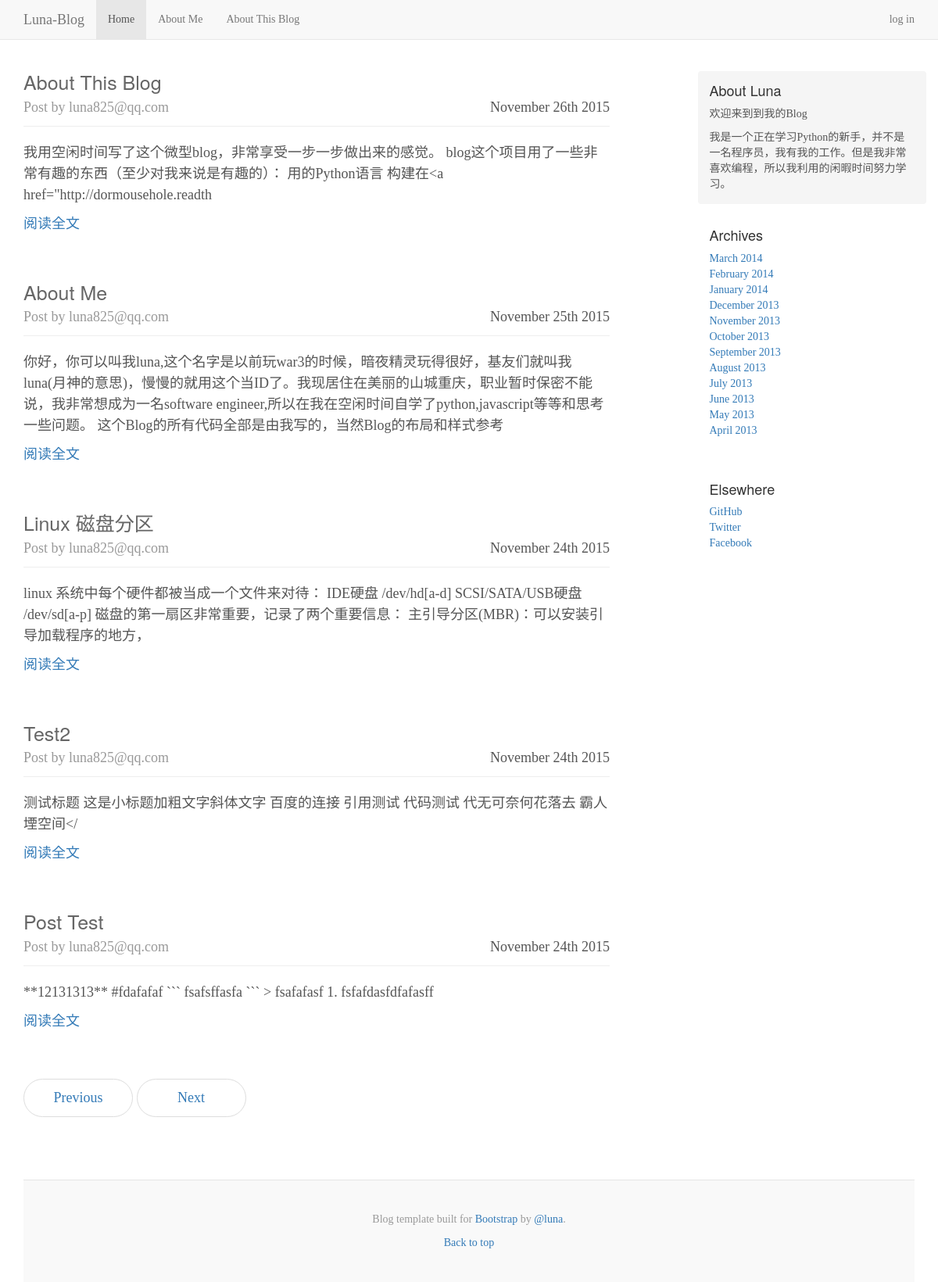
Before: / with the older database file.
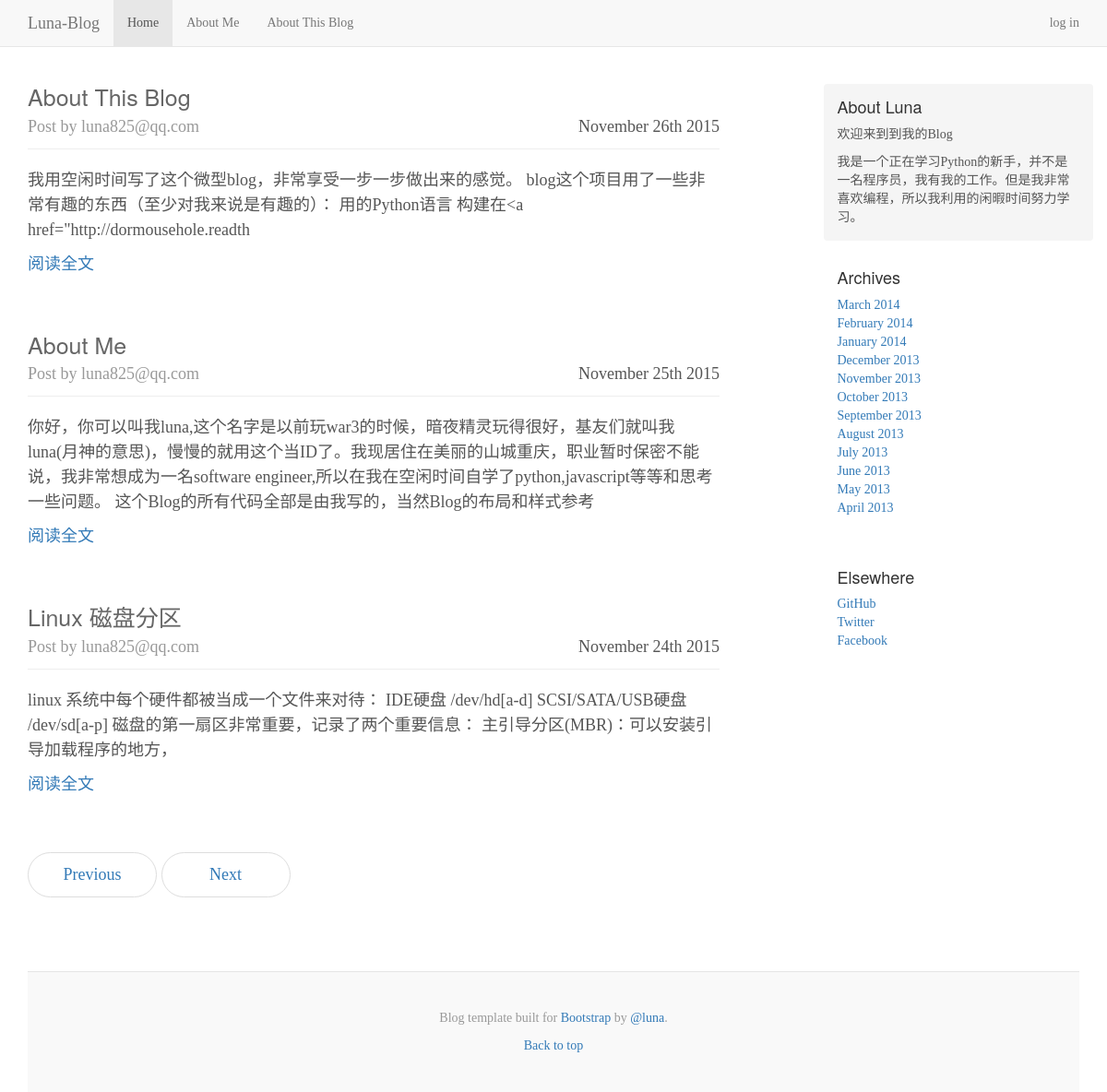
After: the same page with the newer database file.
### app/models.py (models this page shows, shortened)
class Post(db.Model):
	__tablename__ = 'posts'
	id = db.Column(db.Integer,primary_key=True)
	title=db.Column(db.String(128),index=True)
	body = db.Column(db.Text)
	body_html = db.Column(db.Text)
	timestamp = db.Column(db.DateTime,index = True,default=datetime.utcnow)
	author_id = db.Column(db.Integer,db.ForeignKey('administors.id'))

class Administor(db.Model,UserMixin):
	__tablename__ = 'administors'
	id = db.Column(db.Integer,primary_key=True)
	email = db.Column(db.String(64),unique=True,index=True)
	password_hash = db.Column(db.String(128))
	name = db.Column(db.String(64))
	location = db.Column(db.String(64))
	about_me = db.Column(db.Text())
	posts = db.relationship('Post',backref='author',lazy='dynamic')
	@property
	def password(self):
		raise AttributeError('不能读取密码！')

### app/main/views.py (the view)
@main.route('/')
def index():
	posts = Post.query.order_by(Post.timestamp.desc()).all()
	return render_template('index.html',posts=posts,digest=True)

### app/templates/index.html
{% extends "base.html" %}
{% block page_content %}
<div class="col-sm-8 blog-main">
{% include "_posts.html" %}
  <nav>
    <ul class="pager">
      <li><a href="#">Previous</a></li>
      <li><a href="#">Next</a></li>
    </ul>
  </nav>
</div>
{% endblock %}

### app/templates/base.html (shortened to what this page needs)
{% extends "bootstrap/base.html" %}
{% block head%}
{{super()}}
<link rel="stylesheet" href="{{url_for('static',filename='blog.css')}}">
{% endblock %}
{% block navbar %}
    <nav class="navbar navbar-default navbar-static-top">
      <div class="container">
        <div class="navbar-header">
          <a class="navbar-brand" href="{{url_for('main.index')}}">Luna-Blog</a>
        </div>
        <div id="navbar" class="navbar-collapse collapse">
          <ul id="navbar-link" class="nav navbar-nav">
            <li><a href="{{url_for('main.index')}}">Home</a></li>
            <li><a href="{{url_for('main.post_about',title='about-me')}}">About Me</a></li>
            <li><a href="{{url_for('main.post_about',title='about-this-blog')}}">About This Blog</a></li>
          </ul>
          <ul class="nav navbar-nav navbar-right">
          {% if current_user.is_authenticated %}
          <li class="dropdown">
           <a href="#" class="dropdown-toggle" data-toggle="dropdown" role="button" aria-haspopup="true" aria-expanded="false">Account<span class="caret"></span></a>
            <ul class="dropdown-menu">
              <li><a href="{{url_for('admin.post')}}">写文章</a></li>
              <li><a href="{{url_for('admin.logout')}}">log out</a></li>
            </ul>
          </li>
          {%else%}
            <li><a href="{{url_for('admin.login')}}">log in</a></li>
          {%endif%}
          </ul>
        </div>
      </div>
    </nav>
{% endblock %}
{% block content %}
<div class="container">
 <div class="blog-header">
      <div class="row">
      {%block page_content%} {% endblock %}
      {% block sider_bar %}
        <div class="col-sm-3 col-sm-offset-1 blog-sidebar">
          <div class="sidebar-module sidebar-module-inset">
            <h4>About Luna</h4>
            <p>欢迎来到到我的Blog</p>
            <p>我是一个正在学习Python的新手，并不是一名程序员，我有我的工作。但是我非常喜欢编程，所以我利用的闲暇时间努力学习。</p>
          </div>
          <div class="sidebar-module">
            <h4>Archives</h4>
            <ol class="list-unstyled">
              <li><a href="#">March 2014</a></li>
              <li><a href="#">February 2014</a></li>
              <li><a href="#">January 2014</a></li>
              <li><a href="#">December 2013</a></li>
              <li><a href="#">November 2013</a></li>
              <li><a href="#">October 2013</a></li>
              <li><a href="#">September 2013</a></li>
              <li><a href="#">August 2013</a></li>
              <li><a href="#">July 2013</a></li>
              <li><a href="#">June 2013</a></li>
              <li><a href="#">May 2013</a></li>
              <li><a href="#">April 2013</a></li>
            </ol>
          </div>
          <div class="sidebar-module">
            <h4>Elsewhere</h4>
            <ol class="list-unstyled">
              <li><a href="#">GitHub</a></li>
              <li><a href="#">Twitter</a></li>
              <li><a href="#">Facebook</a></li>
            </ol>
          </div>
        </div>
      </div>
    </div>
    <footer class="blog-footer">
      <p>Blog template built for <a href="http://www.bootcss.com/">Bootstrap</a> by <a href="#">@luna</a>.</p>
      <p>
        <a href="#">Back to top</a>
      </p>
    </footer>
</div>
{%endblock%}
{% endblock %}

### app/templates/_posts.html
{% for post in posts %}
<div class="blog-post">
	<div class="blog-head">
    <h2 class="blog-post-title"><a href="{{url_for('main.post',id=post.id)}}">{{post.title.replace('-',' ') | title }}</a></h2>
    <p class="blog-post-date">{{ moment(post.timestamp).format('MMMM Do YYYY')}}</p>
     <p class="blog-post-meta"> Post by {{post.author.email}}</p>
     </div>
    {% if digest %}
		{% if post.body_html %}
		{{post.body_html[:200] | striptags }}
		{% else %}
		{{ post.body[:200]}}
		{% endif %}
	<div class="blog-read-all"><a href="{{url_for('main.post',id=post.id)}}">阅读全文</a></div>
	{% else %}
		{% if post.body_html %}
		{{post.body_html | safe }}
		{% else %}
		{{ post.body}}
		{% endif %}
	{% endif %}
</div>
{% endfor %}

### app/static/blog.css (style rules this page uses)
body { font-family: Georgia, "Times New Roman", Times, serif; color: #555; }
h1, .h1, h2, .h2, h3, .h3, h4, .h4, h5, .h5, h6, .h6 { margin-top: 0; font-family: "Helvetica Neue", Helvetica, Arial, sans-serif; font-weight: normal; color: #333; }
.blog-header { padding-top: 20px; padding-bottom: 20px; }
.blog-main { font-size: 18px; line-height: 1.5; }
.sidebar-module { padding: 15px; margin: 0 -15px 15px; }
.sidebar-module-inset { padding: 15px; background-color: #f5f5f5; border-radius: 4px; }
.sidebar-module-inset p { font-family:"Microsoft YaHei"; }
.sidebar-module-inset p:last-child, .sidebar-module-inset ul:last-child, .sidebar-module-inset ol:last-child { margin-bottom: 0; }
.pager { margin-bottom: 60px; text-align: left; }
.pager > li > a { width: 140px; padding: 10px 20px; text-align: center; border-radius: 30px; }
.blog-head { border-bottom: 1px solid #eee; margin-bottom: 20px; }
.blog-post { margin-bottom: 60px; }
.blog-post-title { margin-bottom: 5px; font-size: 25px; }
.blog-post-title a { color: #666; }
.blog-post-meta { margin-bottom: 10px; color: #999; }
.blog-post-date { float: right; }
.blog-read-all { margin-top: 10px; }
.blog-footer { padding: 40px 0; color: #999; text-align: center; background-color: #f9f9f9; border-top: 1px solid #e5e5e5; }
.blog-footer p:last-child { margin-bottom: 0; }

Changed rows visible on the page:
removed Post: title.replace "Test2", timestamp "November 24th 2015", author.email "luna825@qq.com", body_html "测试标题 这是小标题加粗文字斜体文字 百度的连接 引用测试 代码测试 代无可奈何花落去 霸人堙空间</"
removed Post: title.replace "Post Test", timestamp "November 24th 2015", author.email "luna825@qq.com", body "**12131313** #fdafafaf ``` fsafsffasfa ``` > fsafafasf 1. fsfafdasfdfafasff"
